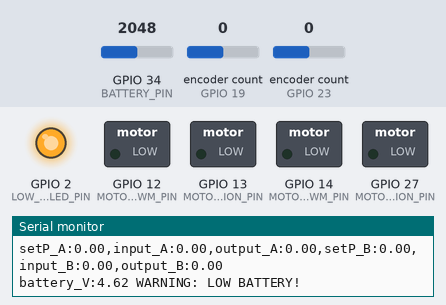
Bench run of a sketch on a simulated ESP32. On the bench: switched loads named in the sketch (green lamp = pin HIGH), output pins drawn as LEDs (lit = HIGH), the last lines printed to the serial monitor. The test bench sets the inputs (shaded band); at power-on: GPIO 34 (BATTERY_PIN) = 2048, encoder count (sensors on GPIO 19, GPIO 23) 0. WiFi joins after 1.5 s; servers stay silent unless stated.

Above: at 2.7 s.
2.8 s: GPIO 34 (BATTERY_PIN) set to 2889
4.3 s: GPIO 34 (BATTERY_PIN) set to 2992
At 4.8 s:
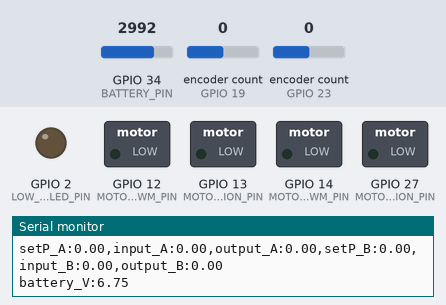
8.8 s: GPIO 34 (BATTERY_PIN) set to 2866
At 9.4 s:
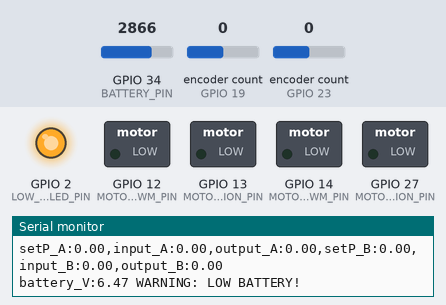
10.3 s: GPIO 34 (BATTERY_PIN) set to 3603
At 11.8 s:
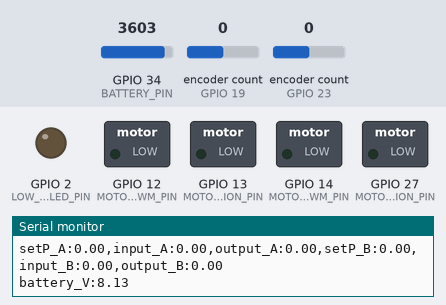
Timing chart, 0 to 12.8 s (numbered marks = the images above; inputs shaded):
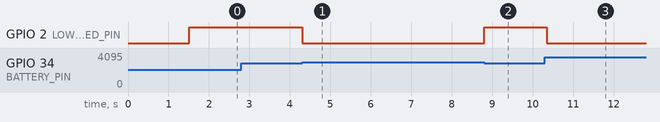

Measured:
- the behaviour switches between 2924 and 2925 on GPIO 34 (BATTERY_PIN) (found by bisection; images 0 and 1)
- after the input at 4.3 s, GPIO 2 (LOW_BATTERY_LED_PIN): HIGH → LOW at once
- after the input at 8.8 s, GPIO 2 (LOW_BATTERY_LED_PIN): LOW → HIGH at once
- after the input at 10.3 s, GPIO 2 (LOW_BATTERY_LED_PIN): HIGH → LOW at once

The sketch:

car_encoder_motors_wifi.ino
```cpp
#include <ESP32Encoder.h>
#include <ArduPID.h>
#include "freertos/FreeRTOS.h"
#include "freertos/task.h"
#include <WiFi.h>
#include <AsyncTCP.h>
#include <ESPAsyncWebServer.h>
#include <WebSerial.h>

// WiFi credentials
const char *ssid = "...";    // Your WiFi SSID
const char *password = "........";  // Your WiFi Password

AsyncWebServer server(80);

ESP32Encoder encoderA;
ESP32Encoder encoderB;

// L293D motor-driver pins, matching test_motors.ino.
const int MOTOR_A_DIRECTION_PIN = 27;
const int MOTOR_A_PWM_PIN = 14;
const int MOTOR_B_DIRECTION_PIN = 13;
const int MOTOR_B_PWM_PIN = 12;

// Encoder pins for Motor A
const int MOT_A_ENCODER_A = 23;
const int MOT_A_ENCODER_B = 22;
// Encoder pins for Motor B
const int MOT_B_ENCODER_A = 19;
const int MOT_B_ENCODER_B = 21;

// Battery voltage monitoring
const int BATTERY_PIN = 34;
const int LOW_BATTERY_LED_PIN = 2;
const float BATTERY_VOLTAGE_DIVIDER_FACTOR = 2.8;
const float LOW_BATTERY_THRESHOLD_V = 6.6; //2S battery low voltage threshold - 3.3V per cell
const float ADC_MAX_VALUE = 4095.0;
const float ADC_LOGIC_LEVEL_V = 3.3;

// ArduPID requires doubles for all inputs/outputs. Setpoints/inputs are signed encoder ticks per control interval.
double setpointA = 0, inputA = 0, outputA = 0;
double setpointB = 0, inputB = 0, outputB = 0;

ArduPID controllerA;
ArduPID controllerB;

double p = 0.4;
double i = 0.001;
double d = 0.05;

const int SPEED_DEADBAND = 35;

const unsigned long WEBSERIAL_PRINT_INTERVAL_MS = 250;
unsigned long last_webserial_print_time = 0;

void motors(int speedA, int speedB) {
  if (abs(speedA) < SPEED_DEADBAND) speedA = 0;
  if (abs(speedB) < SPEED_DEADBAND) speedB = 0;

  if (speedA >= 0) {
    analogWrite(MOTOR_A_PWM_PIN, speedA);
    digitalWrite(MOTOR_A_DIRECTION_PIN, LOW);
  } else {
    analogWrite(MOTOR_A_PWM_PIN, 256 + speedA);
    digitalWrite(MOTOR_A_DIRECTION_PIN, HIGH);
  }

  if (speedB >= 0) {
    analogWrite(MOTOR_B_PWM_PIN, speedB);
    digitalWrite(MOTOR_B_DIRECTION_PIN, LOW);
  } else {
    analogWrite(MOTOR_B_PWM_PIN, 256 + speedB);
    digitalWrite(MOTOR_B_DIRECTION_PIN, HIGH);
  }
}

// Reads battery voltage, updates the low-battery LED, and logs to Serial. Returns the voltage for WebSerial logging.
float measure_battery() {
  float adc_voltage = (analogRead(BATTERY_PIN) / ADC_MAX_VALUE) * ADC_LOGIC_LEVEL_V;
  float battery_voltage = adc_voltage * BATTERY_VOLTAGE_DIVIDER_FACTOR;
  Serial.print("battery_V:");
  Serial.print(battery_voltage);
  if (battery_voltage < LOW_BATTERY_THRESHOLD_V) {
    digitalWrite(LOW_BATTERY_LED_PIN, HIGH);
    Serial.println(" WARNING: LOW BATTERY!");
  } else {
    digitalWrite(LOW_BATTERY_LED_PIN, LOW);
    Serial.println();
  }
  return battery_voltage;
}

// Logs telemetry to WebSerial; called at most every WEBSERIAL_PRINT_INTERVAL_MS.
void log_webserial_telemetry(float battery_voltage) {
  WebSerial.print("setP_A:");
  WebSerial.print(setpointA);
  WebSerial.print(",");
  WebSerial.print("input_A:");
  WebSerial.print(inputA);
  WebSerial.print(",");
  WebSerial.print("output_A:");
  WebSerial.print(outputA);
  WebSerial.print(",");
  WebSerial.print("setP_B:");
  WebSerial.print(setpointB);
  WebSerial.print(",");
  WebSerial.print("input_B:");
  WebSerial.print(inputB);
  WebSerial.print(",");
  WebSerial.print("output_B:");
  WebSerial.print(outputB);
  WebSerial.print(",");
  WebSerial.print("battery_V:");
  WebSerial.println(battery_voltage);
}

// Parses a velocity setpoint command ("A:<value>" or "B:<value>") from either Serial or WebSerial.
void handleCommand(String cmd) {
  cmd.trim();
  if (cmd.startsWith("A:")) {
    setpointA = cmd.substring(2).toDouble();
    Serial.print("Setpoint A updated: ");
    Serial.println(setpointA);
    WebSerial.print("Setpoint A updated: ");
    WebSerial.println(setpointA);
    setpointA *= -1.0;  // Invert direction to match physical robot
  } else if (cmd.startsWith("B:")) {
    setpointB = cmd.substring(2).toDouble();
    Serial.print("Setpoint B updated: ");
    Serial.println(setpointB);
    WebSerial.print("Setpoint B updated: ");
    WebSerial.println(setpointB);
    setpointB *= -1.0;  // Invert direction to match physical robot
  }
}

void controlTask(void *pvParameters) {
  (void)pvParameters;
  TickType_t xLastWakeTime = xTaskGetTickCount();
  const TickType_t xFrequency = pdMS_TO_TICKS(50);  // 50 ms control interval

  long prevCountA = 0;
  long prevCountB = 0;

  for (;;) {
    long currCountA = (long)encoderA.getCount();
    inputA = (double)(currCountA - prevCountA);
    prevCountA = currCountA;
    controllerA.compute();

    long currCountB = (long)encoderB.getCount();
    inputB = (double)(currCountB - prevCountB);
    prevCountB = currCountB;
    controllerB.compute();

    motors((int)outputA, (int)outputB);

    vTaskDelayUntil(&xLastWakeTime, xFrequency);
  }
}

void setup() {
  Serial.begin(115200);

  pinMode(MOTOR_A_DIRECTION_PIN, OUTPUT);
  pinMode(MOTOR_A_PWM_PIN, OUTPUT);
  pinMode(MOTOR_B_DIRECTION_PIN, OUTPUT);
  pinMode(MOTOR_B_PWM_PIN, OUTPUT);
  motors(0, 0);

  pinMode(LOW_BATTERY_LED_PIN, OUTPUT);
  digitalWrite(LOW_BATTERY_LED_PIN, LOW);

  WiFi.mode(WIFI_STA);
  WiFi.begin(ssid, password);
  if (WiFi.waitForConnectResult() != WL_CONNECTED) {
    Serial.println("WiFi Failed!");
  } else {
    Serial.print("IP Address: ");
    Serial.println(WiFi.localIP());
  }

  server.on("/", HTTP_GET, [](AsyncWebServerRequest *request) {
    request->send(200, "text/plain", "Robot control. Open http://" + WiFi.localIP().toString() + "/webserial");
  });

  // WebSerial terminal available at http://<IPAddress>/webserial
  WebSerial.begin(&server);
  WebSerial.onMessage([&](uint8_t *data, size_t len) {
    String cmd = "";
    for (size_t idx = 0; idx < len; idx++) cmd += char(data[idx]);
    handleCommand(cmd);
  });
  server.begin();


  ESP32Encoder::useInternalWeakPullResistors = puType::up;
  encoderA.attachFullQuad(MOT_A_ENCODER_A, MOT_A_ENCODER_B);
  encoderA.clearCount();
  encoderB.attachFullQuad(MOT_B_ENCODER_A, MOT_B_ENCODER_B);
  encoderB.clearCount();

  // ArduPID Initialization
  controllerA.begin(&inputA, &outputA, &setpointA, p, i, d);
  controllerB.begin(&inputB, &outputB, &setpointB, p, i, d);

  controllerA.setOutputLimits(-120, 120);  //limit speed for development
  controllerB.setOutputLimits(-120, 120);

  controllerA.start();
  controllerB.start();

  // Create closed-loop velocity control RTOS task (runs independently)
  xTaskCreatePinnedToCore(
    controlTask,  // Task function
    "PID_Task",   // Name
    4096,         // Stack size in words
    NULL,         // Parameter
    1,            // Priority
    NULL,         // Task handle
    1             // Run on core 1
  );

  Serial.println("Closed-loop velocity control task started. Encoders ready.");
}

void loop() {
  // Serial command parser for velocity setpoints (ticks per 40 ms control interval)
  if (Serial.available()) {
    handleCommand(Serial.readStringUntil('\n'));
  }

  // Use Serial Plotter (Ctrl+Shift+L) to visualize
  Serial.print("setP_A:");
  Serial.print(setpointA);
  Serial.print(",");
  Serial.print("input_A:");
  Serial.print(inputA);
  Serial.print(",");
  Serial.print("output_A:");
  Serial.print(outputA);
  Serial.print(",");
  Serial.print("setP_B:");
  Serial.print(setpointB);
  Serial.print(",");
  Serial.print("input_B:");
  Serial.print(inputB);
  Serial.print(",");
  Serial.print("output_B:");
  Serial.println(outputB);

  float battery_voltage = measure_battery();

  if (millis() - last_webserial_print_time >= WEBSERIAL_PRINT_INTERVAL_MS) {
    last_webserial_print_time = millis();
    log_webserial_telemetry(battery_voltage);
  }

  WebSerial.loop();

  delay(50);
}
```
